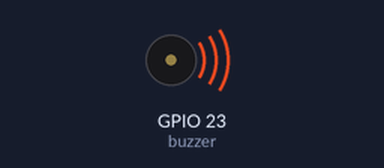
A program run on a simulated ESP32 board running MicroPython. Parts: buzzer (waves = sounding). At 3.0 s the program stops and its outputs stay as they are.

Above: at 0.1 s.
At 3.1 s:
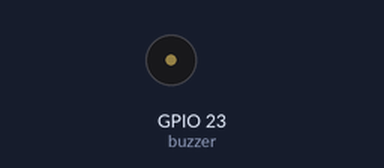
Timing chart, 0 to 4.5 s (numbered marks = the images above):
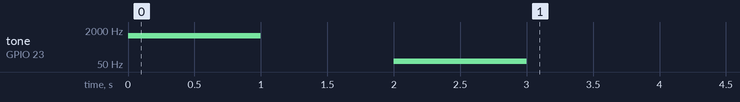

Measured:
- by itself, tone on GPIO 23 (buzzer): silent → 1047 Hz at 0.00 s, → silent 1.0 s later, → 69 Hz 1.0 s later, → silent 1.0 s later

The program:

teste1.py
```python
# More details can be found in TechToTinker.blogspot.com
# George Bantique | tech.to.tinker@gmail.com

from machine import Pin
from machine import PWM
from time import sleep_ms

# Configura o pino 23 como saída PWM e zera o sinal de saída
buzzer = PWM(Pin(23, Pin.OUT))
buzzer.init(freq=0, duty=0)

# Ajusta a frequência
buzzer.freq(1047)

# Ajusta a intensidade do barulho
buzzer.duty(256)
sleep_ms(1000)

# Zera o barulho
buzzer.duty(0)
sleep_ms(1000)

# Inicializa o barulho com uma frequência
buzzer.init(freq=69, duty=8)
sleep_ms(1000)
buzzer.duty(0)

# Desativa o pwm e libera a porta
buzzer.deinit()
```
